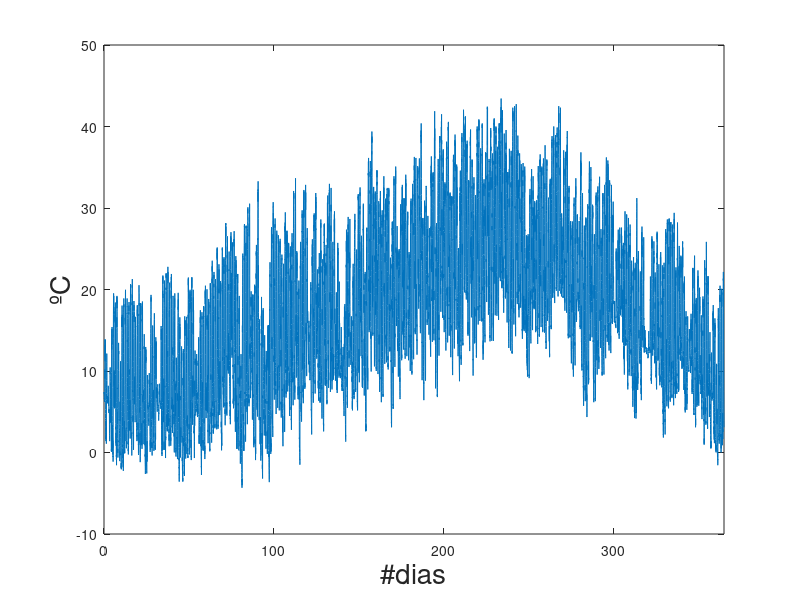
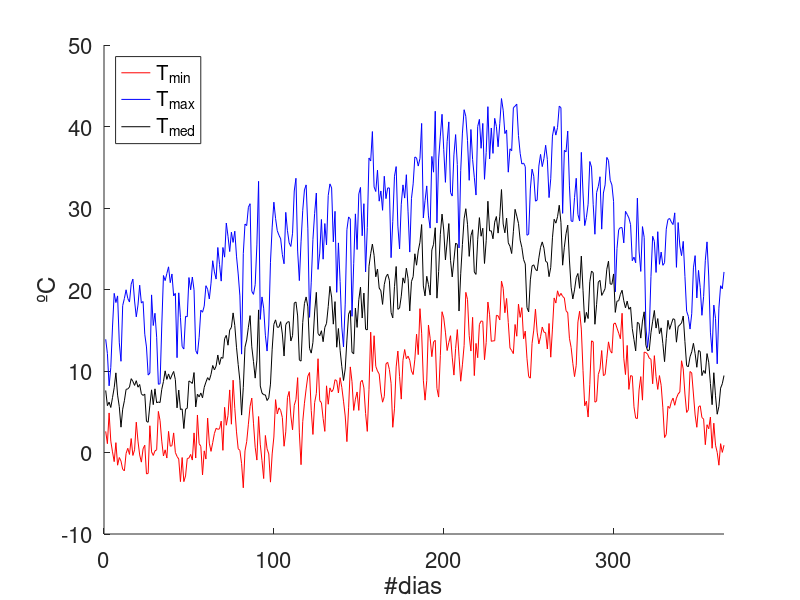

Source code (MATLAB) for these figures, in order:
% Ingeniate en Octave - 2023 - FCAI-UNCuyo
% 
% Trabajo Practico 4 - Ejercicio 4
%
% Analisis Oasis Sur de Mendoza - Temperaturas Estacion INTA Rama Caida

% Leemos los datos del archivo .csv
[fecha,hora,temp]=textread('temperaturas_INTARamaCaida_2016-2017.csv',"%s %s %f");

% 1) Graficar las temperaturas en funcion del tiempo

N=length(temp);
ndias=(1:N)/48;

figure(1);clf
plot(ndias, temp)
xlim([0,365])
xlabel('#dias','fontsize',20)
ylabel('ºC','fontsize',20)
  
% 2) Graficar la temperatura maxima diaria en funcion del tiempo
% 3) Graficar la temperatura minima diaria en funcion del tiempo
% 4) Graficar la temperatura media diaria en funcion del tiempo

%temperaturas diarias (48 mediciones)
tmin=zeros(1,N/48);
tmax=zeros(1,N/48);
tmed=zeros(1,N/48);

for id=1:N/48
  elemI = (id-1)*48+1:id*48;
  tempI = temp(elemI);
  tmin(id)=min(tempI);
  tmax(id)=max(tempI);
  tmed(id)=mean(tempI);
end

figure(2);clf
hold on
plot(tmin,'r-')
plot(tmax,'b-')
plot(tmed,'k-')
hold off
xlabel('#dias','fontsize',20)
ylabel('ºC','fontsize',20)
h=legend('T_{min}', 'T_{max}', 'T_{med}', "location","northwest");
xlim([0,365])
set(h,'fontsize',20)
set(gca,'fontsize',16)
set(gcf, "numbertitle", "off", "name", "Estacion Rama Caida")

% 5) Verifica que los valores reportados en el informe del INTA son correctos.
[tabs1,iabs1]=min(temp);
[tabs2,iabs2]=max(temp);

fprintf(1,'### La temperatura mínima es %4.2f ºC\n', tabs1);
fprintf(1,'### La temperatura máxima es %4.2f ºC\n', tabs2);
fprintf(1,'### La temperatura media  es %4.2f ºC\n', mean(temp));
 
% 6) Determinar el dia en que se han obtenido los valores de temperatura media, 
%    maxima y minima absoluta reportados en el informe del inta.

diamax = fecha{iabs1};
diamin = fecha{iabs2};
fprintf(1,'### La temperatura minima se midio el %s\n', diamin);
fprintf(1,'### La temperatura maxima se midio el %s\n', diamax);